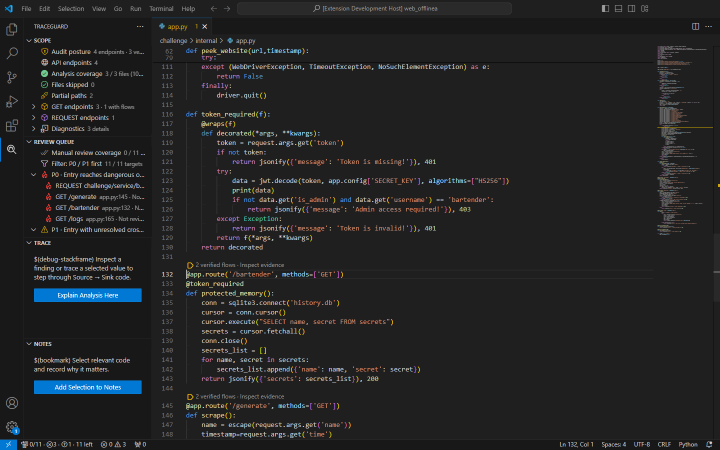
#> input picture docs/images/traceguard-review-queue.png, 1440 x 900 px (shown at 1/2 size); the run also reads 1 picture not shown here
$ python generate-audit-flow.py
#> lines starting #> are read from the running program, lines starting #| are printed output that depends on the picture
from pathlib import Path

from PIL import Image


WIDTH = 1200
HEIGHT = 750
COLORS = 160

FRAME_FILES = [
    "traceguard-review-queue.png",
    "traceguard-trace-source.png",
    "traceguard-trace-call.png",
    "traceguard-trace-sink.png",
    "traceguard-notes.png",
]

HOLD_MS = [1500, 1100, 1000, 1400, 1900]
BLEND_STEPS = (0.25, 0.5, 0.75)


def fitted_frame(path):
    image = Image.open(path).convert("RGB")
    return image.resize((WIDTH, HEIGHT), Image.Resampling.LANCZOS)


def shared_palette(images):
    strip = Image.new("RGB", (WIDTH, HEIGHT * len(images)))
    for index, image in enumerate(images):
        strip.paste(image, (0, index * HEIGHT))
    return strip.quantize(colors=COLORS, method=Image.Quantize.MEDIANCUT)


def main():
    root = Path(__file__).resolve().parents[2]
    image_dir = root / "docs" / "images"
    sources = [fitted_frame(image_dir / name) for name in FRAME_FILES]
#> in fitted_frame, `return image.resize((WIDTH, HEIGHT), Image.Resampling.LANCZOS)`:
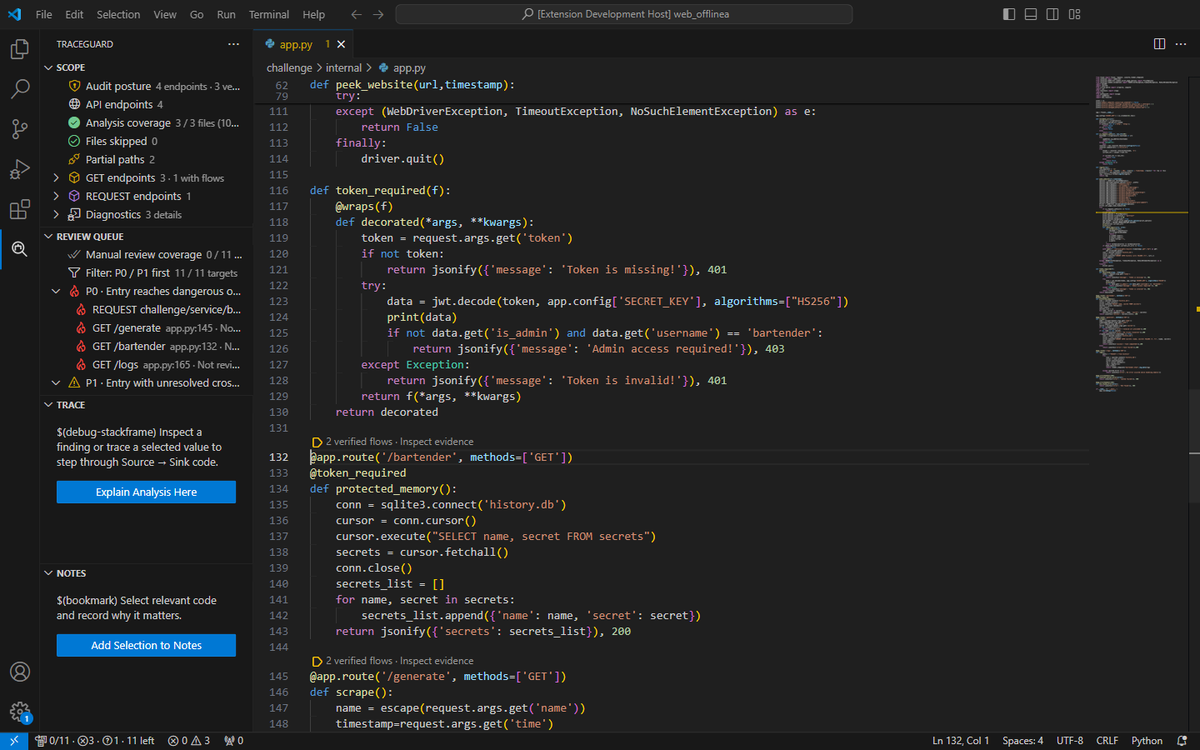
#> returned value: PIL image 1200x750 RGB; mean R, G, B 35.1, 35.8, 36.4
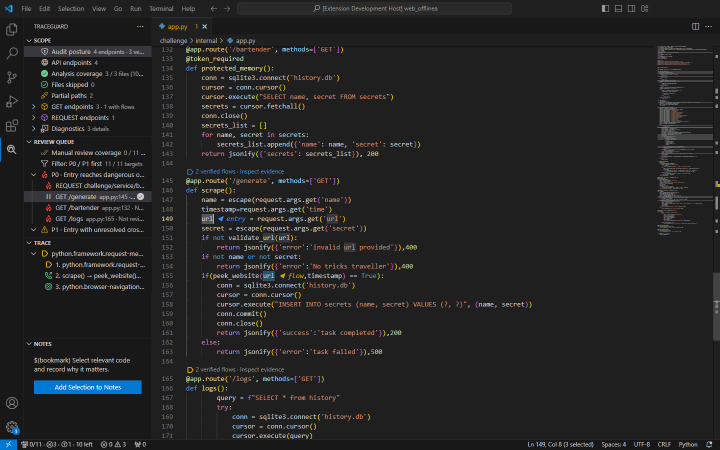
#> input picture docs/images/traceguard-trace-source.png, 1440 x 900 px (shown at 1/2 size)
#> in fitted_frame (call 2), `return image.resize((WIDTH, HEIGHT), Image.Resampling.LANCZOS)`:
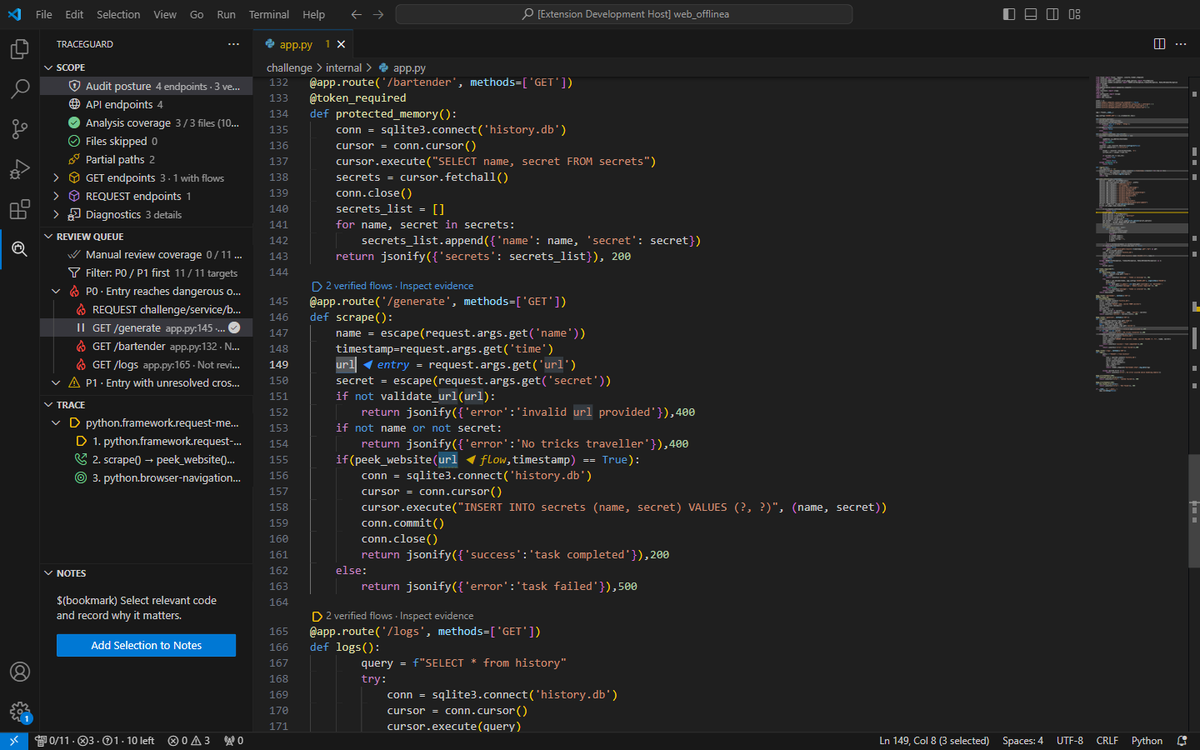
#> returned value: PIL image 1200x750 RGB; mean R, G, B 35.9, 36, 36.3
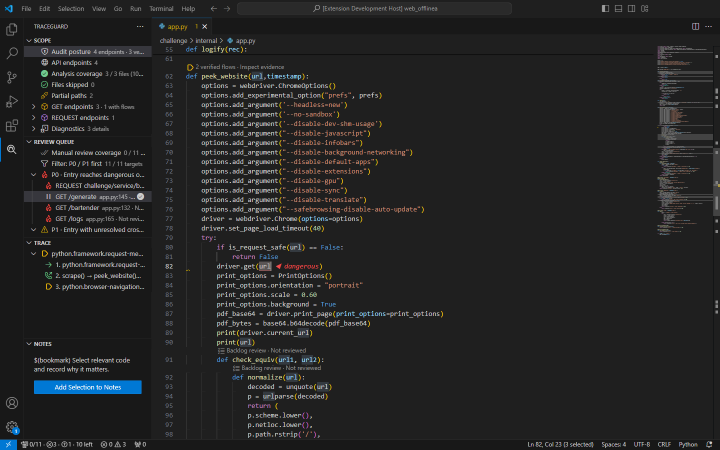
#> input picture docs/images/traceguard-trace-sink.png, 1440 x 900 px (shown at 1/2 size)
#> in fitted_frame (call 4), `return image.resize((WIDTH, HEIGHT), Image.Resampling.LANCZOS)`:
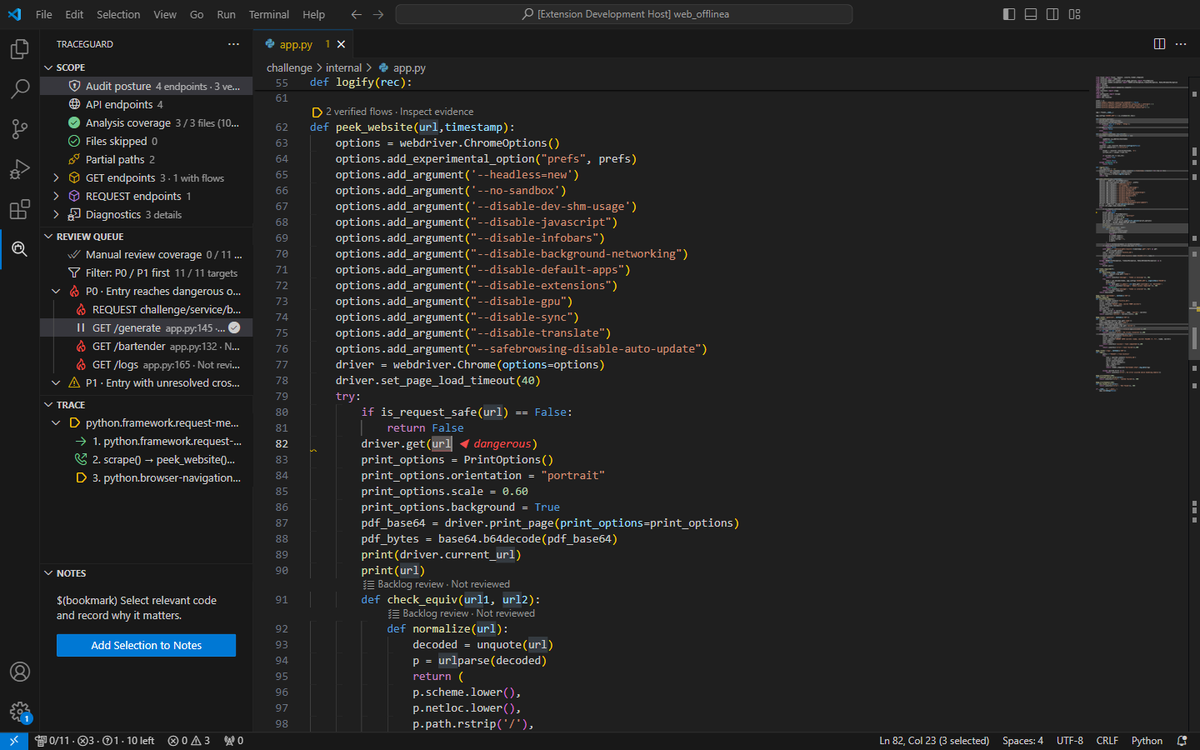
#> returned value: PIL image 1200x750 RGB; mean R, G, B 36.2, 36.4, 36.6
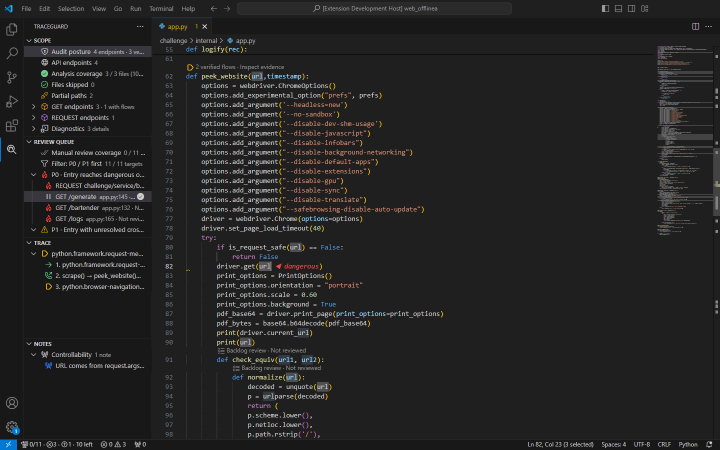
#> input picture docs/images/traceguard-notes.png, 1440 x 900 px (shown at 1/2 size)
#> sources = 5 items
    palette = shared_palette(sources)
#> in shared_palette, `strip = Image.new("RGB", (WIDTH, HEIGHT * len(images)))`: strip: PIL image 1200x3750 RGB; every value is 0
#> the loop in shared_palette, `for index, image in enumerate(images):` made 5 passes
#> after the loop in shared_palette, `for index, image in enumerate(images):`:
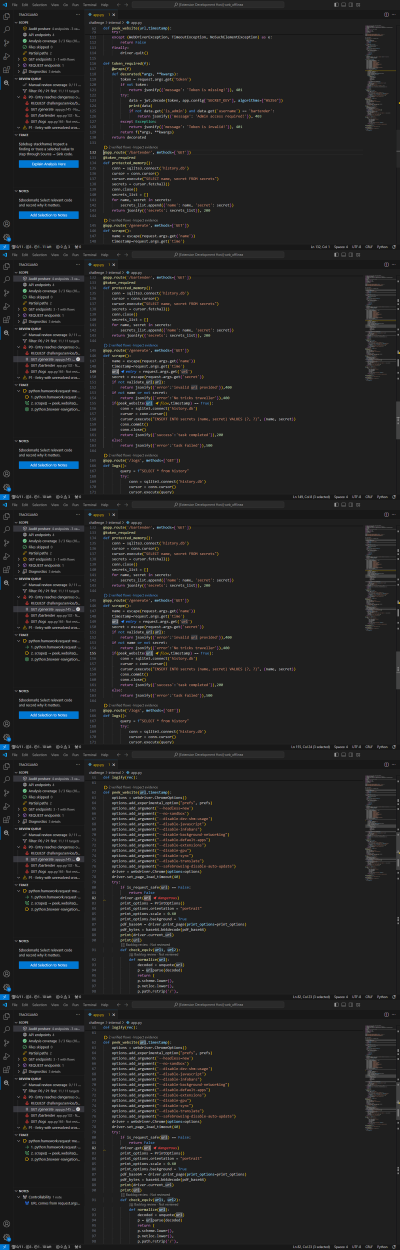
#> strip: PIL image 1200x3750 RGB (shown at 1/3 size); mean R, G, B 35.9, 36.1, 36.3

    rendered = []
    durations = []
    for index, current in enumerate(sources):
        rendered.append(current.quantize(palette=palette, dither=Image.Dither.NONE))
        durations.append(HOLD_MS[index])
        if index == len(sources) - 1:
            continue
        following = sources[index + 1]
        for amount in BLEND_STEPS:
            transition = Image.blend(current, following, amount)
            rendered.append(transition.quantize(palette=palette, dither=Image.Dither.NONE))
            durations.append(70)
#> this loop made 5 passes
#> after the loop, durations = [1500, 70, 70, 70, 1100, 70, 70, 70, 1000, 70, 70, 70, 1400, 70, 70, 70, 1900]; rendered = 17 items

    output = image_dir / "traceguard-audit-flow.gif"
    rendered[0].save(
        output,
        save_all=True,
        append_images=rendered[1:],
        duration=durations,
        loop=0,
        optimize=True,
        disposal=1,
    )
    print(output)


if __name__ == "__main__":
    main()
